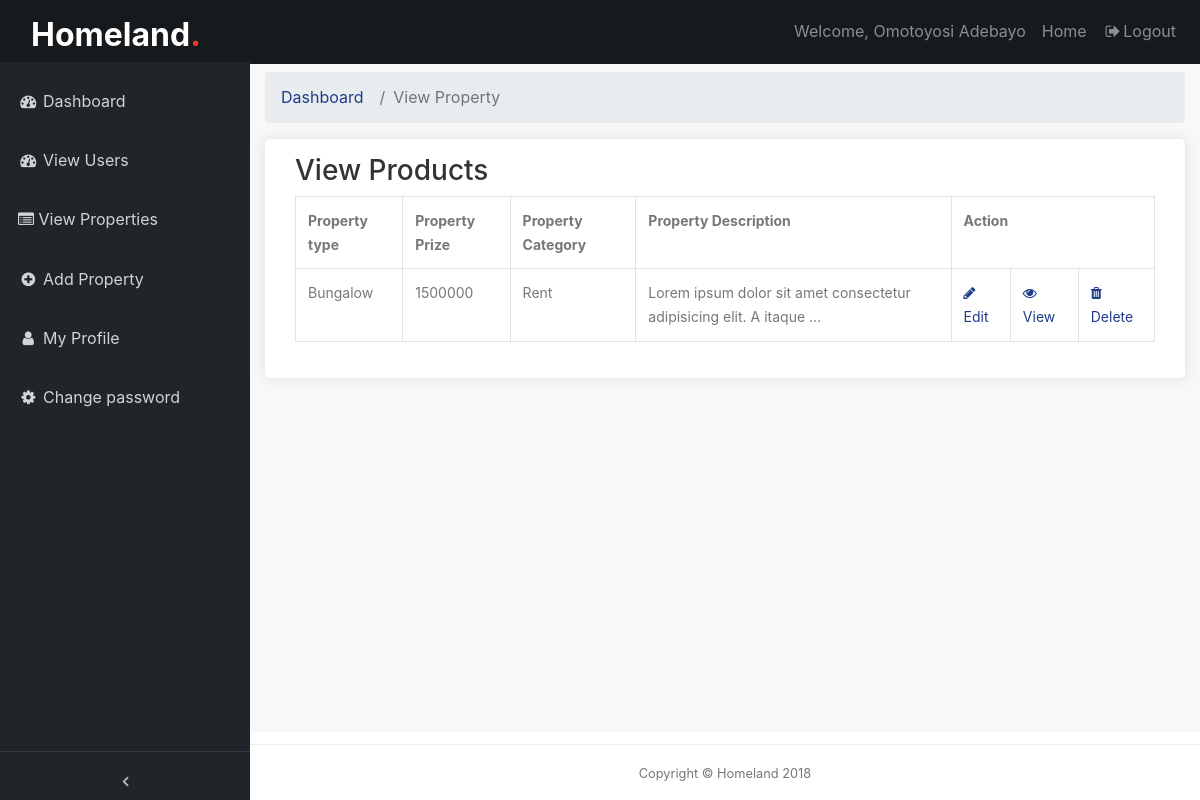
Page /backend/view-post/ (signed in) on the earlier database version.
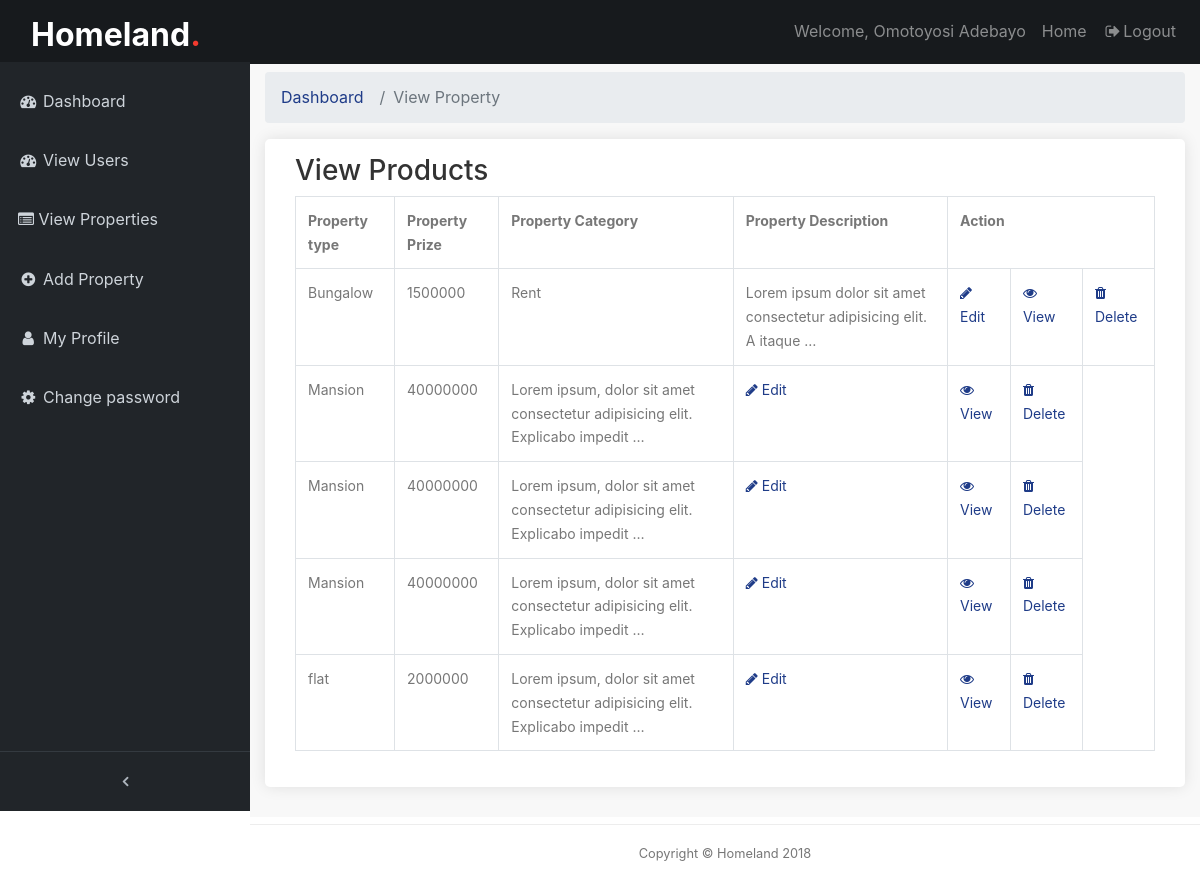
Same page on the later database version.
### frontend/models.py (models this page shows, shortened)
class PostPage(models.Model):
    pst_image1 = models.ImageField(null=True, verbose_name='Image1', blank=True, upload_to='uploads/')
    pst_image2 = models.ImageField(null=True, verbose_name='Image2', blank=True, upload_to='uploads/')
    pst_image3 = models.ImageField(null=True, verbose_name='Image3', blank=True, upload_to='uploads/')
    pst_image4 = models.ImageField(null=True, verbose_name='Image4', blank=True, upload_to='uploads/')
    pst_image5 = models.ImageField(null=True, verbose_name='Image5', blank=True, upload_to='uploads/')
    pst_title = models.CharField(max_length=150, verbose_name='House type')
    pst_description = models.TextField(max_length=350, verbose_name='Description')
    user = models.ForeignKey(User, on_delete=models.CASCADE)
    price = models.IntegerField(verbose_name='Price')
    room =  models.IntegerField(verbose_name='Rooms')
    bath = models.IntegerField( null=True, verbose_name='Bathrooms')
    toilet = models.IntegerField( null=True, verbose_name='Toilet')
    category = models.ManyToManyField(Category, verbose_name='Offer type')
    class Meta():
        verbose_name_plural = 'Post'

class Category(models.Model):
    cat_name = models.CharField(max_length=100, verbose_name='Category Name')
    cat_desc = models.TextField(blank=True, null=True, verbose_name='Description')
    class Meta():
        verbose_name_plural='Post Category'

### backend/views.py (the view)
# urls.py: path('view-post/', views.viewPost, name='viewPost'),
@login_required(login_url='/backend/login')
def viewPost(request):
    prop = PostPage.objects.filter(user=request.user)
    cat = Category.objects.all()
    return render(request, 'backend/viewposts.html', {'view':prop, 'cat':cat})

### frontend/custom_processor.py (called while the page is built)
def cat_menu(request):
    category = Category.objects.all()
    return {'category': category}

### templates/backend/viewposts.html (shortened to what this page needs)
{% extends 'backend/base.html' %}
{% load static %}
{% block content %}
  <div class="content-wrapper">
    <div class="container-fluid">
      <ol class="breadcrumb">
        <li class="breadcrumb-item">
          <a href="#">Dashboard</a>
        </li>
        <li class="breadcrumb-item active">View Property</li>
      </ol>
		<div class="box_general padding_bottom">
            <h3>View Products</h3>
            <table class="table table-bordered">
                <tr>
                    <th>Property type</th>
                    <th>Property Prize</th>
                    <th>Property Category</th>
                    <th>Property Description</th>
                    <th colspan="3">Action</th>
                </tr>
                {% if view %}
                {% for a in view %}
                    <tr>
                        <td>{{ a.pst_title }}</td>
                        <td>{{ a.price }}</td>
                        {% for c in a.category.all %}
                        <td>{{ c.cat_name }}</td>
                        {% endfor %}
                        <td>
                            {{ a.pst_description|truncatewords:10 }}
                        </td>
                        <td>
                            <a href="{% url 'backend:postEdit' a.id %}">
                            <span class="fa fa-pencil"></span>
                            Edit
                            </a>
                        </td>
                        <td>
                            <a href="{% url 'backend:detailView' a.id %}">
                            <span class="fa fa-eye"></span>
                            View
                            </a>
                        </td>
                        <td>
                        <a href="{% url 'backend:delete_post' a.id %}">
                            <span class="fa fa-trash"></span>
                            Delete
                        </a>
                        </td>
                    </tr>
                {% endfor %}
                {% endif %}
            </table>
		</div>
	  </div>
   	</div>
{% endblock %}

### templates/backend/base.html (shortened to what this page needs)
<!DOCTYPE html>
{% load static %}
<html lang="en">
<head>
  <link href="{% static 'backend/vendor/bootstrap/css/bootstrap.min.css' %}" rel="stylesheet">
  <link href="{% static 'backend/css/admin.css' %}" rel="stylesheet">
  <link href="{% static 'backend/vendor/font-awesome/css/font-awesome.min.css' %}" rel="stylesheet" type="text/css">
  <link href="{% static 'backend/vendor/datatables/dataTables.bootstrap4.css' %}" rel="stylesheet">
  <link href="{% static 'backend/css/custom.css' %}" rel="stylesheet">
  <link rel="stylesheet" href="{% static 'backend/fonts/icomoon/style.css' %}">
    <link rel="stylesheet" href="{% static 'backend/css/bootstrap.min.css' %}">
    <link rel="stylesheet" href="{% static 'backend/css/magnific-popup.css' %}">
    <link rel="stylesheet" href="{% static 'backend/css/jquery-ui.css' %}">
    <link rel="stylesheet" href="{% static 'backend/css/owl.carousel.min.css' %}">
    <link rel="stylesheet" href="{% static 'backend/css/owl.theme.default.min.css' %}">
    <link rel="stylesheet" href="{% static 'backend/css/bootstrap-datepicker.css' %}">
    <link rel="stylesheet" href="{% static 'backend/css/mediaelementplayer.css' %}">
    <link rel="stylesheet" href="{% static 'backend/css/animate.css' %}">
    <link rel="stylesheet" href="{% static 'backend/fonts/flaticon/font/flaticon.css' %}">
    <link rel="stylesheet" href="{% static 'backend/css/fl-bigmug-line.css' %}">
    <link rel="stylesheet" href="{% static 'backend/css/aos.css' %}">
    <link rel="stylesheet" href="{% static 'backend/css/style.css' %}">
</head>
<body class="fixed-nav sticky-footer" id="page-top">
  <nav class="navbar navbar-expand-lg navbar-dark bg-default fixed-top" id="mainNav">
    <div class="col-8 col-md-8 col-lg-4">
      <h1 class="mb-0"><a href="index.html" class="text-white h2 mb-0"><strong>Homeland<span class="text-danger">.</span></strong></a></h1>
    </div>
    <div class="collapse navbar-collapse" id="navbarResponsive">
      <ul class="navbar-nav navbar-sidenav" id="exampleAccordion">
        {% if request.user.is_staff %}
          <li class="nav-item" data-toggle="tooltip" data-placement="right" title="Dashboard">
            <a class="nav-link" href="{% url 'backend:dashboard' %}">
              <i class="fa fa-fw fa-dashboard"></i>
              <span class="nav-link-text">Dashboard</span>
            </a>
          </li>
          <li class="nav-item" data-toggle="tooltip" data-placement="right" title="Dashboard">
            <a class="nav-link" href="{% url 'backend:viewUsers' %}">
              <i class="fa fa-fw fa-dashboard"></i>
              <span class="nav-link-text">View Users</span>
            </a>
          </li>
        {% endif %}
		    <li class="nav-item" data-toggle="tooltip" data-placement="right" title="Messages">
          <a class="nav-link" href="{% url 'backend:viewPost' %}">
            <i class="fa fa-list-alt"></i>
            <span class="nav-link-text">View Properties</span>
          </a>
        </li>
		    <li class="nav-item" data-toggle="tooltip" data-placement="right" title="Add listing">
          <a class="nav-link" href="{% url 'backend:addProp' %}">
            <i class="fa fa-fw fa-plus-circle"></i>
            <span class="nav-link-text">Add Property</span>
          </a>
        </li>
		    <li class="nav-item" data-toggle="tooltip" data-placement="right" title="My profile">
          <a class="nav-link" href="{% url 'backend:viewProfile' %}">
            <i class="fa fa-fw fa-user"></i>
            <span class="nav-link-text">My Profile</span>
          </a>
        </li>
		  <li class="nav-item" data-toggle="tooltip" data-placement="right" title="Components">
          <a class="nav-link  "  href="{% url 'backend:changePwrd' %}" data-parent="#Components">
            <i class="fa fa-fw fa-gear"></i>
            <span class="nav-link-text">Change password</span>
          </a>
      </ul>
      <ul class="navbar-nav sidenav-toggler">
        <li class="nav-item">
          <a class="nav-link text-center" id="sidenavToggler">
            <i class="fa fa-fw fa-angle-left"></i>
          </a>
        </li>
      </ul>
      <ul class="navbar-nav ml-auto">
        <li class="nav-item">
          <a href="http://" class="nav-link">Welcome, {{ request.user.get_full_name }}</a>
        </li>
        <li class="nav-item">
          <a class="nav-link" href="{% url 'index' %}">Home</a>
        </li>
        <li class="nav-item">
          <a class="nav-link" data-toggle="modal" data-target="#exampleModal" href="{% url 'backend:logout_view' %}">
            <i class="fa fa-fw fa-sign-out"></i>Logout</a>
        </li>
      </ul>
    </div>
  </nav>
    {% block content%}
    {% endblock %}
 <footer class="sticky-footer">
    <div class="container">
      <div class="text-center">
        <small>Copyright © Homeland 2018</small>
      </div>
    </div>
  </footer>
</body>
</html>

### static/backend/css/admin.css (style rules this page uses)
html { position: relative; min-height: 100%; }
body { overflow-x: hidden; }
body.sticky-footer { margin-bottom: 62px; }
body.sticky-footer .content-wrapper { min-height: calc(100vh - 62px - 62px); }
body.fixed-nav { padding-top: 56px; }
.content-wrapper { min-height: calc(100vh - 62px); padding-top: 1rem; }
#mainNav .navbar-collapse { overflow: auto; max-height: 75vh; }
#mainNav .navbar-collapse .navbar-nav .nav-item .nav-link { cursor: pointer; }
#mainNav .navbar-collapse .sidenav-toggler { display: none; }
@media (min-width: 992px) { #mainNav .navbar-collapse { overflow: visible; max-height: none; } }
@media (min-width: 992px) { #mainNav .navbar-collapse .navbar-sidenav { position: absolute; top: 0; left: 0; overflow-x: hidden; overflow-y: auto; -webkit-flex-direction: column; -ms-flex-direction: column; flex-direction: column; margin-top: 62px; } }
@media (min-width: 992px) { #mainNav .navbar-collapse .navbar-sidenav > .nav-item { width: 250px; padding: 0; } }
@media (min-width: 992px) { #mainNav .navbar-collapse .navbar-sidenav > .nav-item > .nav-link { padding: 1em; padding-left: 18px; } }
#mainNav.fixed-top .sidenav-toggler { display: none; }
@media (min-width: 992px) { #mainNav.fixed-top .navbar-sidenav { height: calc(100vh - 111px); } }
@media (min-width: 992px) { #mainNav.fixed-top .sidenav-toggler { position: absolute; top: 0; left: 0; display: flex; overflow-x: hidden; overflow-y: auto; -webkit-flex-direction: column; -ms-flex-direction: column; flex-direction: column; margin-top: calc(100vh - 49px); } }
@media (min-width: 992px) { #mainNav.fixed-top .sidenav-toggler > .nav-item { width: 250px; padding: 0; } }
@media (min-width: 992px) { #mainNav.fixed-top .sidenav-toggler > .nav-item > .nav-link { padding: 1em; } }
#mainNav.fixed-top.navbar-dark .sidenav-toggler { background-color: #212529; border-top: 1px solid #343a40; }
#mainNav.fixed-top.navbar-dark .sidenav-toggler a i { color: #adb5bd; }
.content-wrapper { overflow-x: hidden; background: white; }
@media (min-width: 992px) { .content-wrapper { margin-left: 250px; } }
#sidenavToggler i { font-weight: 800; }
#mainNav.navbar-dark .navbar-collapse .navbar-sidenav > .nav-item > .nav-link { color: #ced4da; }
@media (min-width: 992px) { #mainNav.navbar-dark .navbar-collapse .navbar-sidenav { background: #212529; padding-top: 10px; } }
footer.sticky-footer { position: absolute; right: 0; bottom: 0; width: 100%; height: 56px; border-top: 1px solid #ededed; line-height: 55px; }
@media (min-width: 992px) { footer.sticky-footer { width: calc(100% - 250px); } }
body { background: #f8f8f8; color: #777 !important; font-family: "Poppins", Helvetica, sans-serif; font-size: 14px; font-size: 0.875rem; }
.content-wrapper { background: #f8f8f8; }
h1, h2, h3, h4, h5, h6 { color: #333 !important; }
strong { font-weight: 500; }
a { color: #0054a6; text-decoration: none; -moz-transition: all 0.5s ease-in-out; -o-transition: all 0.5s ease-in-out; -webkit-transition: all 0.5s ease-in-out; -ms-transition: all 0.5s ease-in-out; transition: all 0.5s ease-in-out; outline: none; }
.bg-default { background-color: #171a1d; }
.box_general { background-color: #fff; padding: 15px 30px 0 30px; -webkit-border-radius: 5px; -moz-border-radius: 5px; -ms-border-radius: 5px; border-radius: 5px; margin-bottom: 30px; color: #777; font-size: 14px; font-size: 0.875rem; -webkit-box-shadow: 0px 0px 15px 0px rgba(0, 0, 0, 0.1); -moz-box-shadow: 0px 0px 15px 0px rgba(0, 0, 0, 0.1); box-shadow: 0px 0px 15px 0px rgba(0, 0, 0, 0.1); }
.box_general.padding_bottom { padding-bottom: 20px; }

### static/backend/css/style.css (style rules this page uses)
body { line-height: 1.7; color: rgba(0, 0, 0, 0.6); font-weight: 400; font-size: 1rem; font-family: "Roboto Mono", SFMono-Regular, Menlo, Monaco, Consolas, "Liberation Mono", "Courier New", monospace; font-family: "Nunito Sans", -apple-system, BlinkMacSystemFont, "Segoe UI", Roboto, "Helvetica Neue", Arial, sans-serif, "Apple Color Emoji", "Segoe UI Emoji", "Segoe UI Symbol", "Noto Color Emoji"; }
a { -webkit-transition: .3s all ease; -o-transition: .3s all ease; transition: .3s all ease; }

Differences in the rows shown:
added PostPage: pst_title "Mansion", price "40000000", pst_description "Lorem ipsum, dolor sit amet consectetur adipisicing elit. Explicabo impedit …"
added PostPage: pst_title "Mansion", price "40000000", pst_description "Lorem ipsum, dolor sit amet consectetur adipisicing elit. Explicabo impedit …"
added PostPage: pst_title "Mansion", price "40000000", pst_description "Lorem ipsum, dolor sit amet consectetur adipisicing elit. Explicabo impedit …"
added PostPage: pst_title "flat", price "2000000", pst_description "Lorem ipsum, dolor sit amet consectetur adipisicing elit. Explicabo impedit …"
